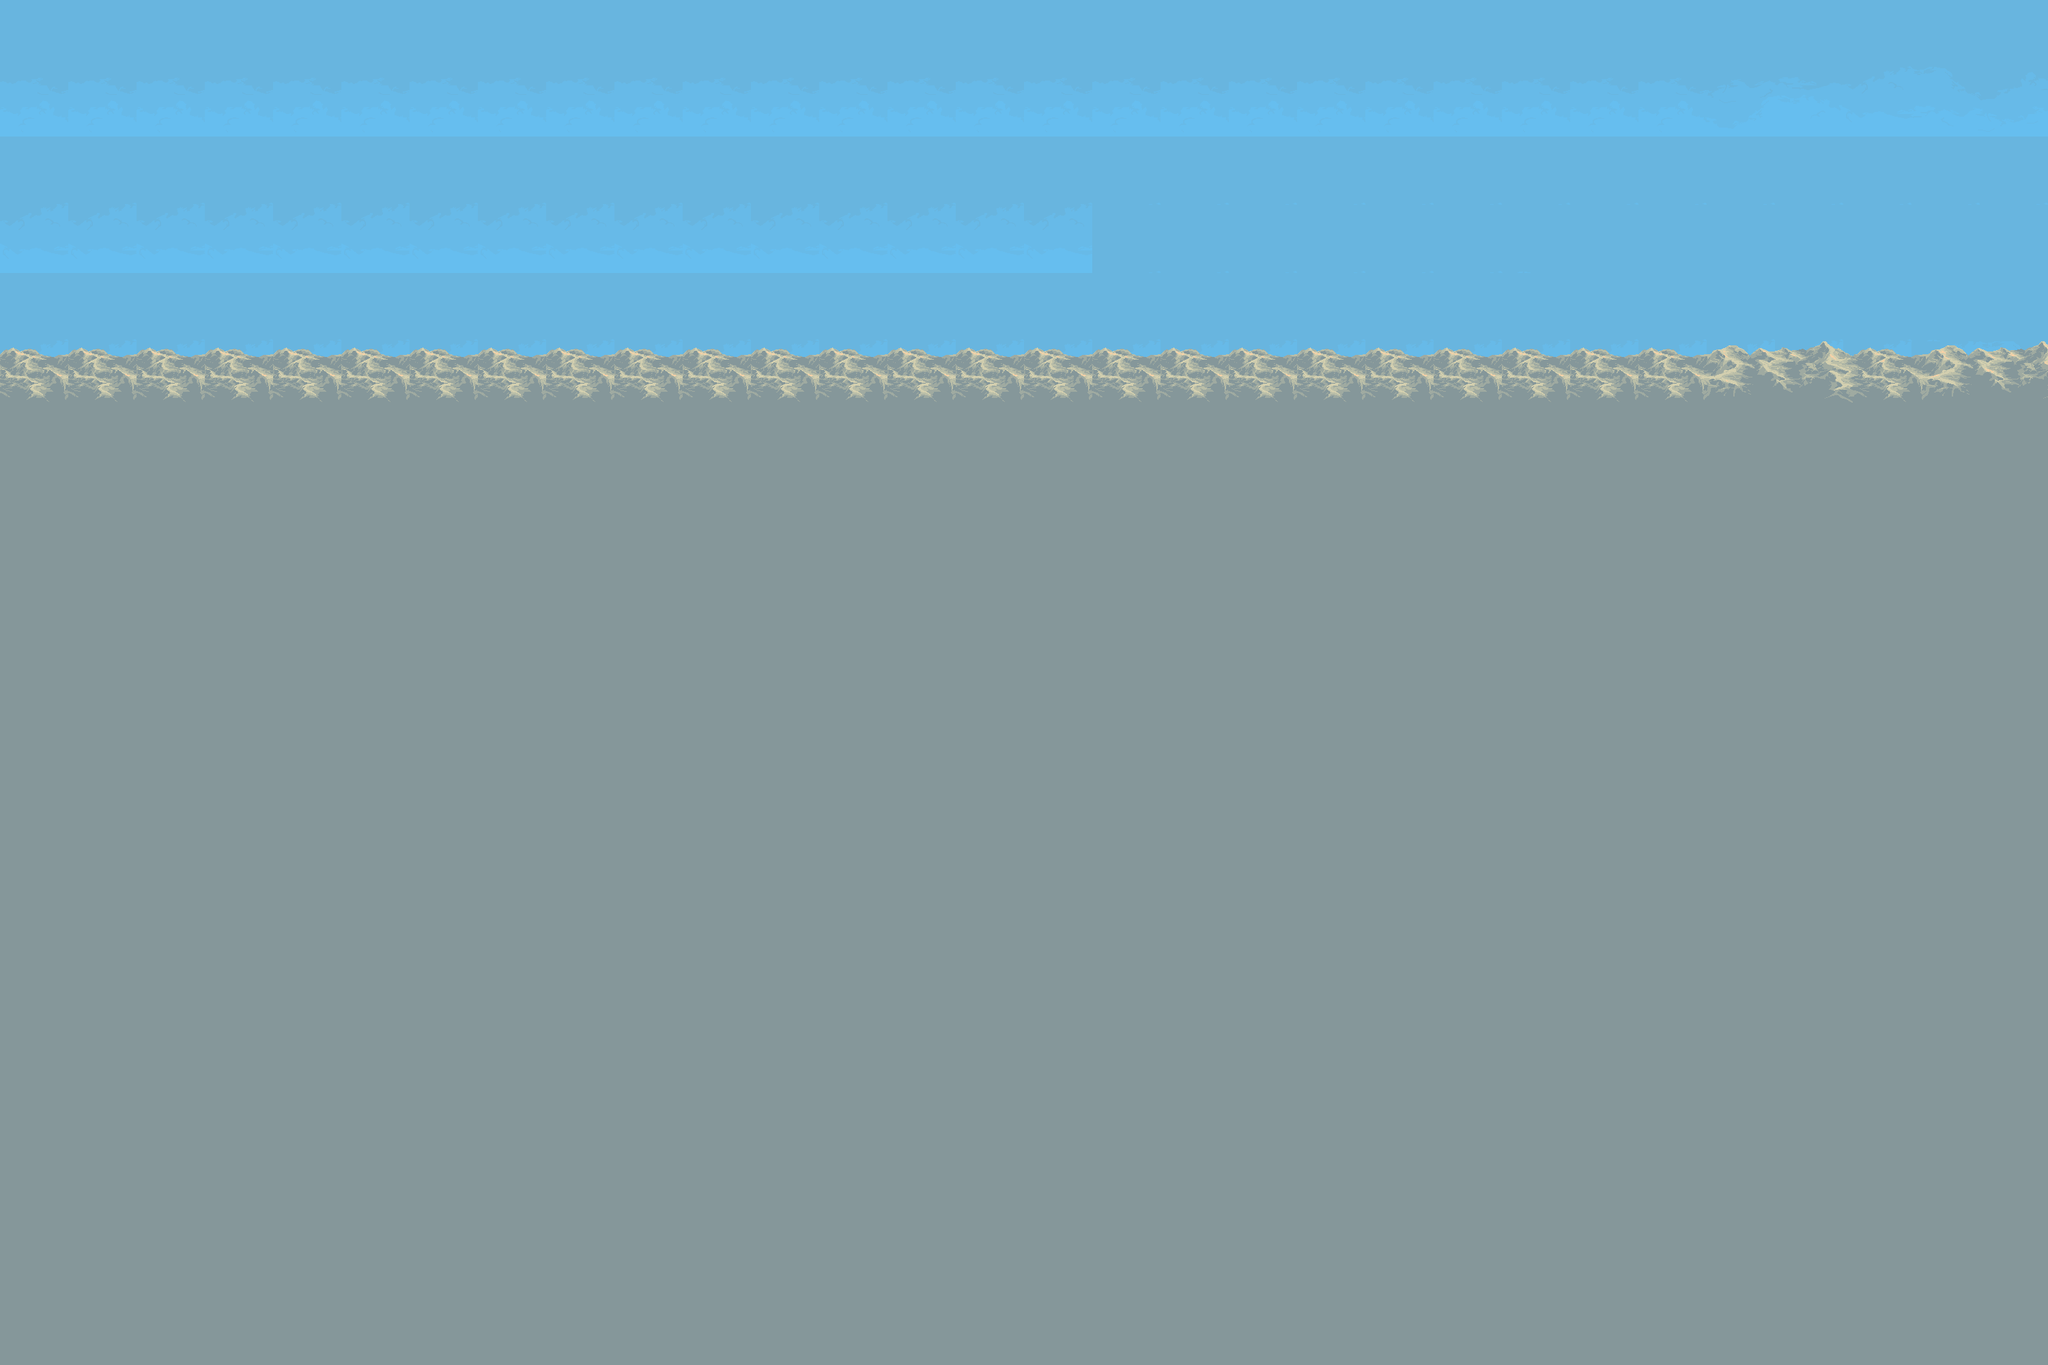

Below is a game level as drawn by its tile map, then a one-line description and the .tmx file that defines it, in full:
An orthogonal 30x20 tile map with 100x100 px tiles, 2 tile layers (Tile Layer 1, Tile Layer 2), 2 tilesets.

<map version="1.10" tiledversion="1.11.2" orientation="orthogonal" renderorder="right-down" width="30" height="20" tilewidth="100" tileheight="100" infinite="0" nextlayerid="3" nextobjectid="1">
 <tileset firstgid="1" name="background2" tilewidth="100" tileheight="100" tilecount="36" columns="6">
  <image source="BG_DesertMountains/background2.png" width="640" height="640" />
 </tileset>
 <tileset firstgid="37" name="background1" tilewidth="100" tileheight="100" tilecount="36" columns="6">
  <image source="BG_DesertMountains/background1.png" width="640" height="640" />
 </tileset>
 <layer id="1" name="Tile Layer 1" width="30" height="20">
  <data encoding="csv">
37,37,37,37,37,37,37,37,37,37,37,37,37,37,37,37,37,37,37,37,37,37,37,37,37,38,39,40,41,42,
43,43,43,43,43,43,43,43,43,43,43,43,43,43,43,43,43,43,43,43,43,43,43,43,43,44,45,46,47,48,
40,40,40,40,40,40,40,40,40,40,40,40,40,40,40,40,40,40,40,40,40,40,40,40,40,40,40,40,40,40,
46,46,46,46,46,46,46,46,46,46,46,46,46,46,46,46,40,40,40,40,40,40,41,42,42,42,42,42,42,42,
40,40,40,40,40,40,40,40,40,40,40,40,40,40,40,40,40,40,40,40,40,40,40,40,40,40,40,40,41,42,
46,46,46,46,46,46,46,46,46,46,46,46,46,46,46,46,46,46,46,46,46,46,46,46,46,46,46,46,46,47,
25,26,27,28,29,30,25,26,27,28,29,30,25,26,27,28,29,30,25,26,27,28,25,26,25,26,27,28,29,30,
31,32,33,25,26,27,28,29,30,34,35,25,25,26,27,28,29,30,30,30,25,26,25,26,27,28,29,30,35,36,
25,26,27,25,25,25,26,27,28,25,26,25,26,27,28,29,30,30,36,25,26,25,25,25,25,26,27,28,29,30,
31,32,33,31,31,31,25,25,25,26,25,26,27,28,29,30,36,25,25,25,25,31,25,25,25,25,26,27,28,29,
25,26,27,28,25,26,27,28,29,30,30,30,30,25,25,25,25,31,31,25,31,31,31,31,25,26,27,28,29,30,
25,26,25,26,27,28,29,30,30,36,36,36,36,31,31,31,31,32,33,31,31,32,31,31,25,26,27,28,29,30,
25,25,26,27,28,29,30,36,36,33,34,35,36,34,35,36,27,31,32,33,34,35,36,30,25,26,27,28,29,30,
31,25,25,26,27,28,29,30,32,33,34,35,25,26,27,28,29,30,30,30,33,34,25,26,27,28,29,30,30,30,
31,31,25,25,25,25,25,25,25,25,26,25,26,27,28,29,30,30,36,36,34,35,25,26,27,28,29,30,30,36,
25,25,31,31,31,31,31,25,26,27,28,29,30,30,30,30,36,36,36,33,34,25,25,26,27,28,29,30,36,36,
25,26,27,28,29,30,30,30,30,30,30,30,36,36,36,36,36,25,25,26,27,28,29,30,28,29,30,27,28,29,
31,32,33,34,35,36,36,36,36,36,36,36,35,36,36,36,36,28,29,30,30,30,30,36,30,30,30,30,29,30,
32,33,34,35,36,36,31,32,33,34,35,36,27,28,29,30,30,30,30,36,36,36,36,36,36,36,36,36,30,30,
33,34,35,36,36,32,33,34,35,36,30,30,30,30,30,36,36,36,36,31,32,33,34,35,36,36,36,36,36,36
</data>
 </layer>
 <layer id="2" name="Tile Layer 2" width="30" height="20">
  <data encoding="csv">
0,0,0,0,0,0,0,0,0,0,0,0,0,0,0,0,0,0,0,0,0,0,0,0,0,0,0,0,0,0,
0,0,0,0,0,0,0,0,0,0,0,0,0,0,0,0,0,0,0,0,0,0,0,0,0,0,0,0,0,0,
0,0,0,0,0,0,0,0,0,0,0,0,0,0,0,0,0,0,0,0,0,0,0,0,0,0,0,0,0,0,
0,0,0,0,0,0,0,0,0,0,0,0,0,0,0,0,0,0,0,0,0,0,0,0,0,0,0,0,0,0,
0,0,0,0,0,0,0,0,0,0,0,0,0,0,0,0,0,0,0,0,0,0,0,0,0,0,0,0,0,0,
19,19,19,19,19,19,19,19,19,19,19,19,19,19,19,19,19,19,19,19,19,19,19,19,19,20,21,22,23,24,
25,25,26,27,28,29,25,25,25,25,26,27,28,29,25,25,25,25,25,25,25,25,25,25,25,26,27,28,29,30,
31,25,26,27,28,29,30,31,31,31,25,25,25,25,31,31,31,31,31,31,31,31,31,25,25,26,27,28,29,30,
25,26,27,28,29,30,30,30,29,30,30,30,31,31,31,32,25,25,26,27,28,29,30,30,30,30,27,28,29,30,
25,25,26,27,28,25,26,27,28,29,30,36,30,30,30,30,30,25,26,27,28,29,30,30,36,36,30,30,30,30,
25,25,26,25,25,26,27,28,29,30,36,25,26,27,28,25,25,25,26,27,28,29,30,36,34,35,36,36,36,30,
25,25,25,25,26,27,28,29,25,25,25,25,25,25,25,31,25,26,25,25,26,25,25,25,25,26,27,28,29,30,
26,27,28,29,30,30,25,26,27,28,29,30,30,31,31,32,25,25,25,25,25,25,25,25,25,26,27,28,29,30,
25,26,27,28,29,25,26,27,28,29,30,30,36,33,34,35,31,31,25,31,25,31,31,25,25,26,27,28,29,30,
26,27,25,25,25,31,32,33,34,35,36,36,36,28,29,30,30,30,30,30,30,29,30,30,25,26,27,28,29,30,
25,25,25,25,31,31,32,33,34,35,36,27,28,29,30,30,36,36,30,36,36,30,36,36,29,30,30,30,30,30,
25,25,31,31,31,32,33,34,35,36,27,28,25,26,27,28,29,30,36,35,36,36,35,36,30,30,36,36,29,30,
31,31,32,33,34,35,36,36,29,30,30,30,30,30,30,29,30,30,35,36,33,34,35,36,36,36,35,36,30,30,
25,31,31,32,33,34,35,36,30,30,36,36,36,36,36,30,30,36,25,25,25,25,25,31,32,33,34,35,36,36,
31,31,32,33,34,35,36,36,36,36,32,33,34,35,36,36,36,31,31,31,31,31,31,31,31,32,33,34,35,36
</data>
 </layer>
</map>
